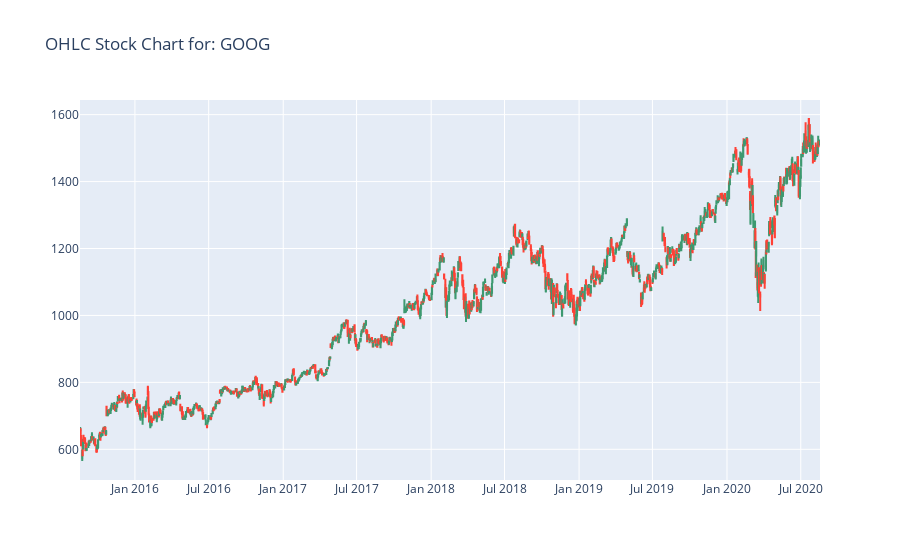
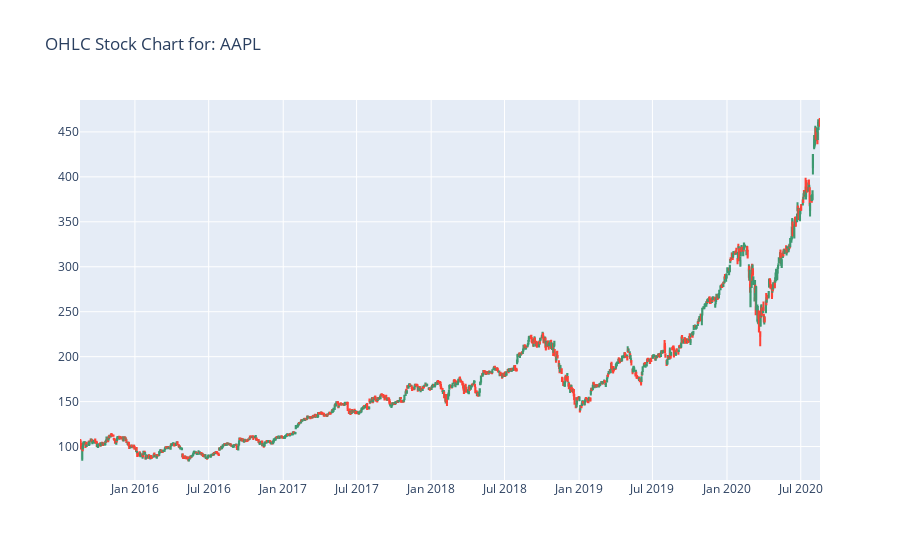

Write notebook code for charts like these, in order.
### Code cell
plot_ohlc(symbols)

### Figure 1 — Plotly figure (JSON) as saved in the notebook; plotly's stock layout.template omitted (floating-point values rounded to 4 significant figures; data arrays with more than 128 entries replaced by an {"elided": "..."} marker saying what was removed)
{"data": [{"close": {"elided": "1258 float values"}, "high": {"elided": "1258 float values"}, "low": {"elided": "1258 float values"}, "name": "GOOG", "open": {"elided": "1258 float values"}, "type": "candlestick", "x": {"elided": "1258 str values"}}], "layout": {"title": {"text": "OHLC Stock Chart for: GOOG"}, "xaxis": {"rangeslider": {"visible": false}}}}

### Figure 2 — Plotly figure (JSON) as saved in the notebook; plotly's stock layout.template omitted (floating-point values rounded to 4 significant figures; data arrays with more than 128 entries replaced by an {"elided": "..."} marker saying what was removed)
{"data": [{"close": {"elided": "1258 float values"}, "high": {"elided": "1258 float values"}, "low": {"elided": "1258 float values"}, "name": "AAPL", "open": {"elided": "1258 float values"}, "type": "candlestick", "x": {"elided": "1258 str values"}}], "layout": {"title": {"text": "OHLC Stock Chart for: AAPL"}, "xaxis": {"rangeslider": {"visible": false}}}}
